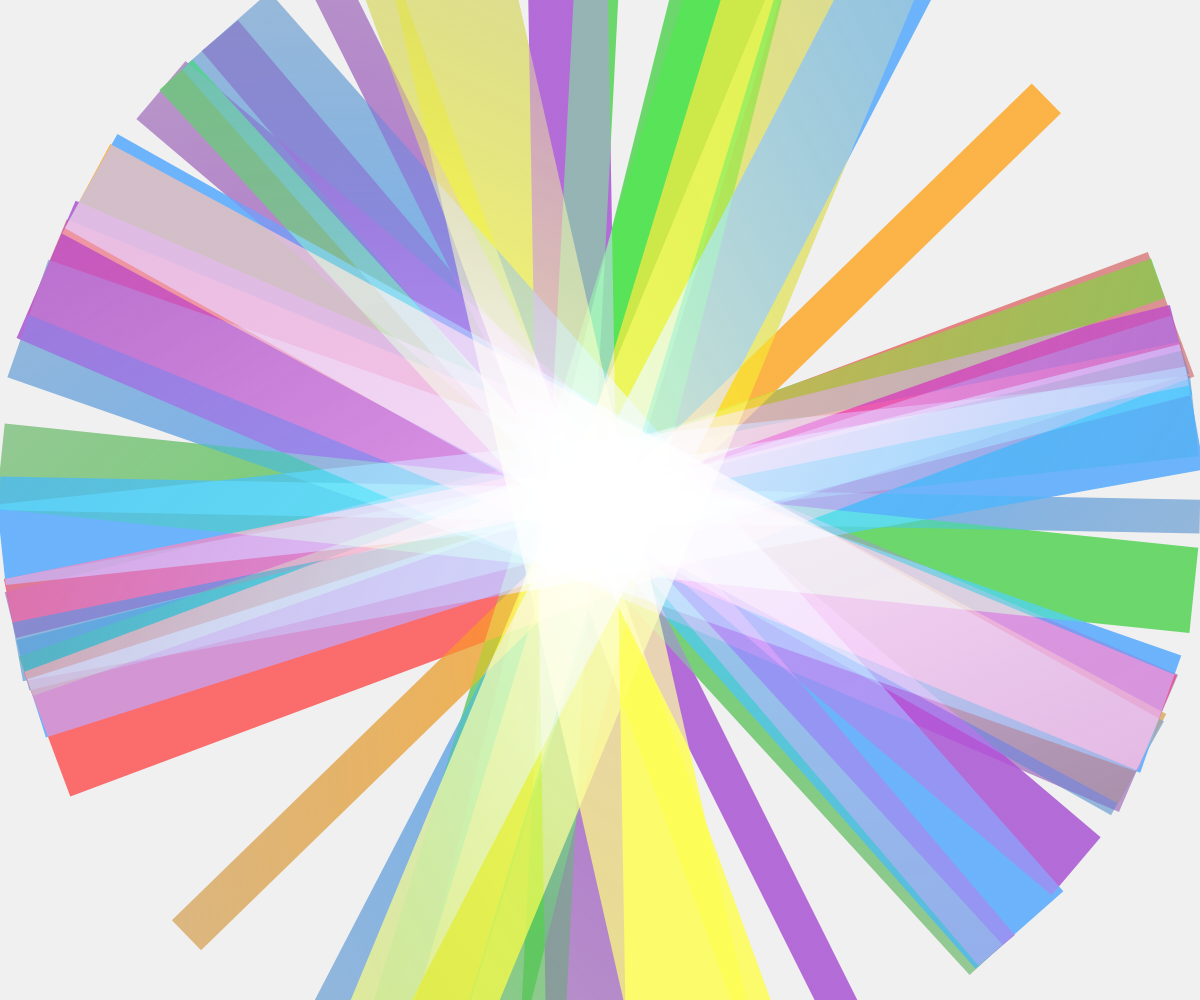
Frame 1 (no input)
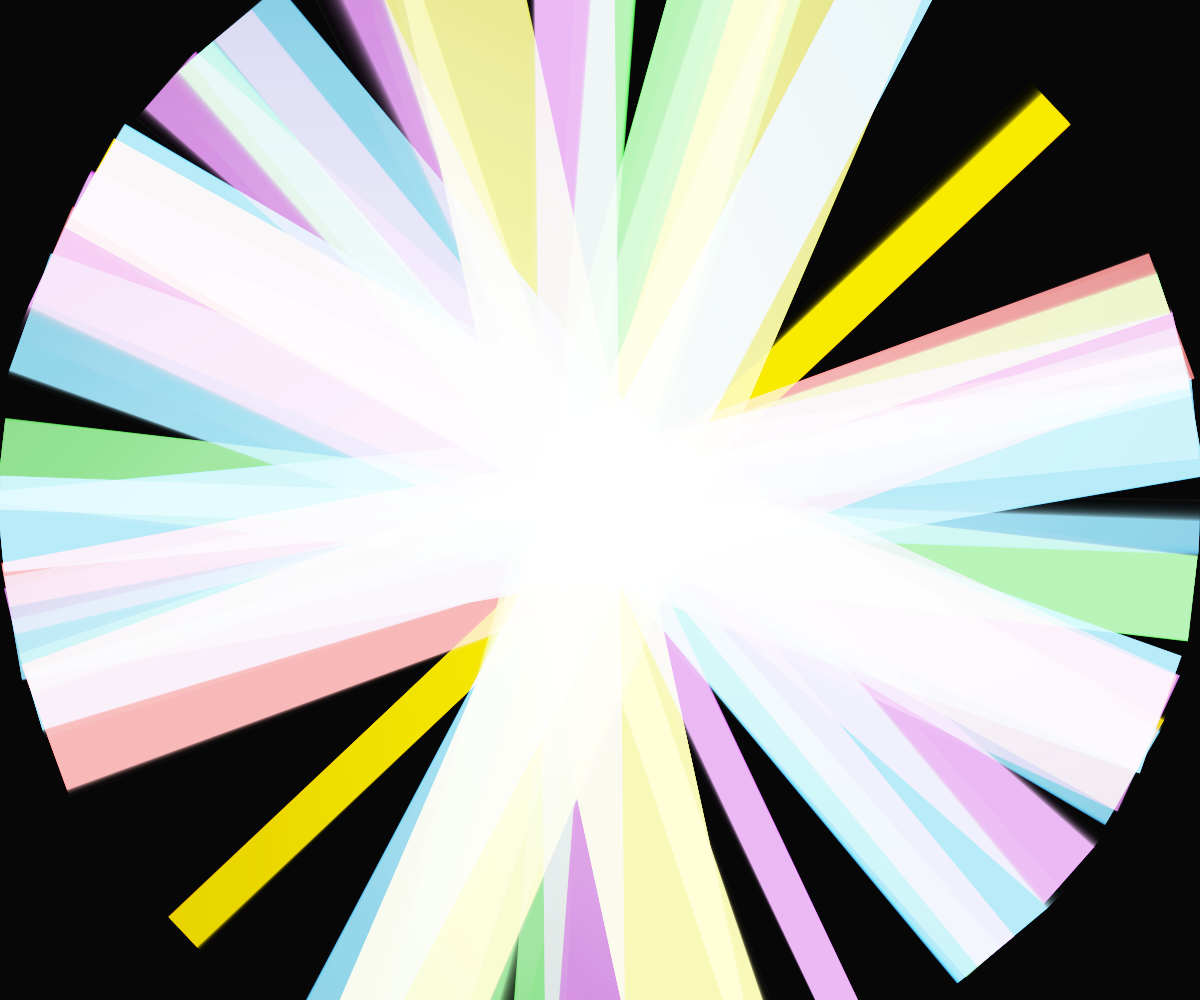
Frame 60 (no input)
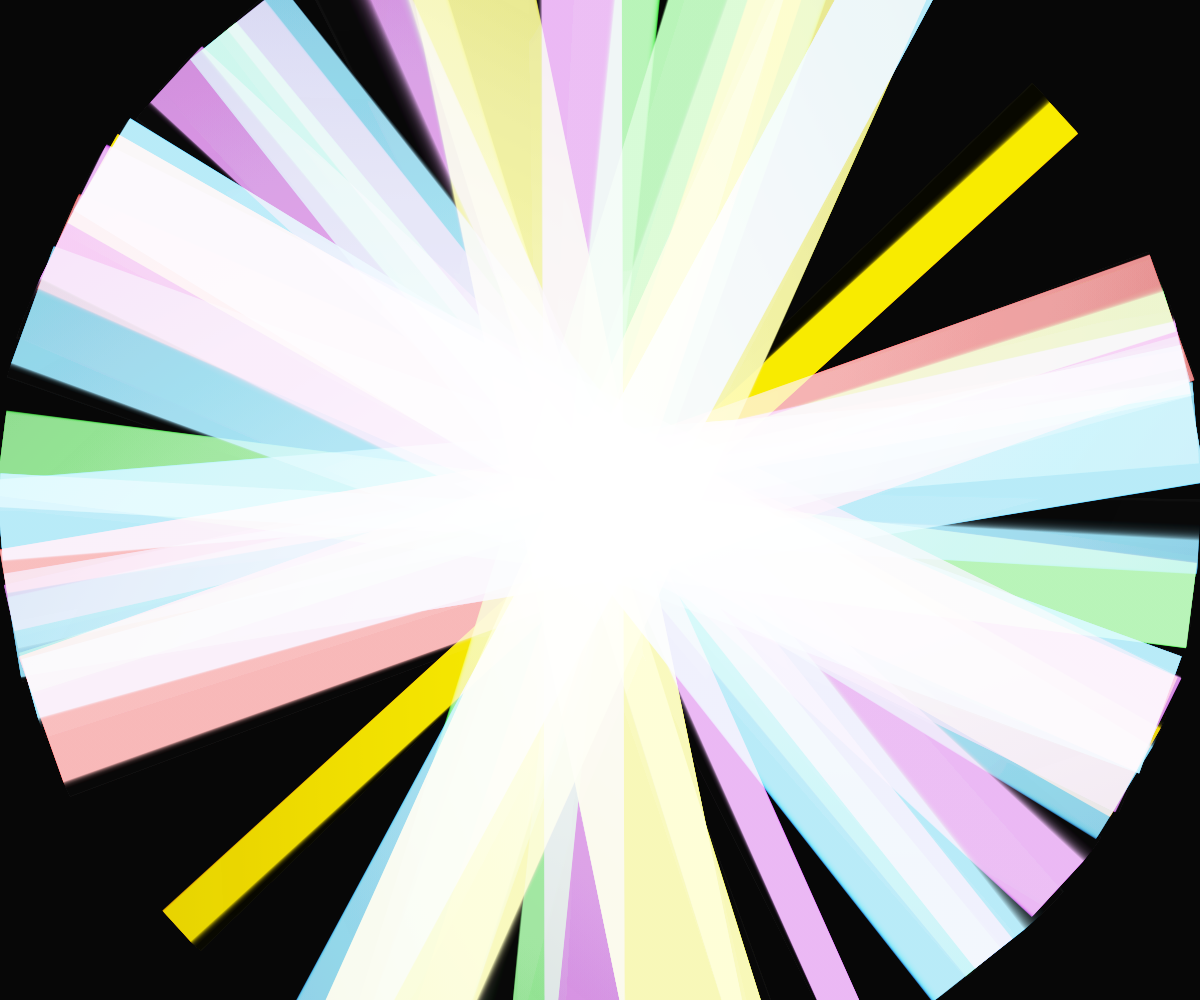
Frame 120 (the mouse pressed at the canvas centre since frame 60)

The p5.js sketch that drew these frames (run headless with seeded random() and noise() and a simulated clock; from frame 60 on, the mouse is pressed at the canvas centre):

// p5.js sketch
// ── sketch.js
let stripes = [];
const numStripes = 30;
const colorPalette = [
  [255, 51, 51],    // Crimson
  [255, 153, 0],    // Orange
  [255, 255, 51],   // Yellow
  [51, 204, 51],    // Green
  [51, 153, 255],   // Blue
  [153, 51, 204]    // Purple
];

function setup() {
  createCanvas(windowWidth, windowHeight);
  noStroke();
  
  for (let i = 0; i < numStripes; i++) {
    stripes.push({
      angle: random(TWO_PI),
      speed: random(0.002, 0.01),
      width: random(30, 150),
      color: random(colorPalette),
      offset: random(TWO_PI)
    });
  }
}

function draw() {
  background(0, 15);
  
  for (let i = 0; i < stripes.length; i++) {
    const s = stripes[i];
    
    const time = frameCount * s.speed;
    const offset = sin(time + s.offset) * 30;
    
    drawingContext.globalCompositeOperation = 'screen';
    
    const gradient = drawingContext.createLinearGradient(
      0, 0, width, height
    );
    
    const color1 = s.color;
    const color2 = [
      color1[0] * 0.6,
      color1[1] * 0.6,
      color1[2] * 0.6
    ];
    
    gradient.addColorStop(0, `rgba(${color1[0]}, ${color1[1]}, ${color1[2]}, 0.7)`);
    gradient.addColorStop(0.5, `rgba(${color2[0]}, ${color2[1]}, ${color2[2]}, 0.3)`);
    gradient.addColorStop(1, `rgba(${color1[0]}, ${color1[1]}, ${color1[2]}, 0.7)`);
    
    drawingContext.fillStyle = gradient;
    
    push();
    translate(width / 2, height / 2);
    rotate(s.angle + sin(time * 0.5) * 0.1);
    rect(-width / 2, -s.width / 2 + offset, width, s.width);
    pop();
  }
  
  drawingContext.globalCompositeOperation = 'source-over';
}

function windowResized() {
  resizeCanvas(windowWidth, windowHeight);
}
